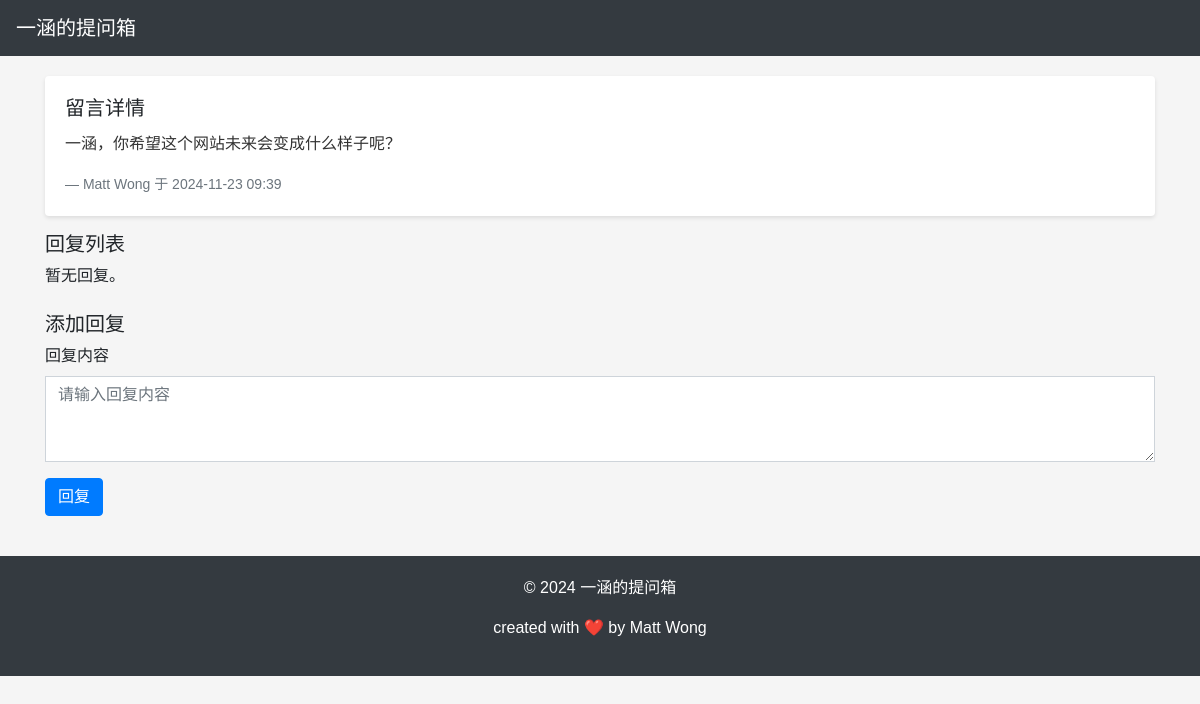
Page /message/1 on the committed database.
### app.py (models this page shows, shortened)
class Message(db.Model):
    __tablename__ = 'messages'
    id = db.Column(db.Integer, primary_key=True)
    name = db.Column(db.String(64))
    contact = db.Column(db.String(64))
    content = db.Column(db.Text, nullable=False)
    timestamp = db.Column(db.DateTime, index=True, default=datetime.utcnow)
    replies = db.relationship('Reply', backref='message', lazy='dynamic')

### app.py (the view, shortened to what this page needs)
@app.route('/message/<int:id>', methods=['GET', 'POST'])
def message_detail(id):
    message = Message.query.get_or_404(id)
    form = ReplyForm()
    replies = message.replies.order_by(Reply.timestamp.asc()).all()
    return render_template('message_detail.html', message=message, form=form, replies=replies)

### app.py
class ReplyForm(FlaskForm):
    content = TextAreaField('回复内容', validators=[DataRequired(message="回复内容不能为空")])
    submit = SubmitField('回复')

### templates/message_detail.html (shortened to what this page needs)
{% extends 'base.html' %}
{% block content %}
<div class="row">
    <div class="col-md-12">
        <div class="card mb-3">
            <div class="card-body">
                <h5 class="card-title">留言详情</h5>
                <p class="card-text message-content">{{ message.content }}</p>
                <p class="card-text">
                    <small class="text-muted">
                        — {{ message.name or '匿名' }} 于 {{ message.timestamp.strftime('%Y-%m-%d %H:%M') }}
                    </small>
                </p>
            </div>
        </div>
        <h5>回复列表</h5>
        {% if replies %}
            {% for reply in replies %}
            <div class="card mb-2">
                <div class="card-body">
                    <p class="card-text reply-content">{{ reply.content }}</p>
                    <p class="card-text">
                        <small class="text-muted">于 {{ reply.timestamp.strftime('%Y-%m-%d %H:%M') }}</small>
                    </p>
                </div>
            </div>
            {% endfor %}
        {% else %}
        <p>暂无回复。</p>
        {% endif %}
        <h5 class="mt-4">添加回复</h5>
        <form method="post">
            <div class="form-group">
                {{ form.content.label(class="form-label") }}
                {{ form.content(class="form-control", rows="3", placeholder="请输入回复内容") }}
            </div>
            {{ form.submit(class="btn btn-primary") }}
        </form>
    </div>
</div>
{% endblock %}

### static/style.css (style rules this page uses)
body { font-family: "Microsoft YaHei", sans-serif; background-color: #f5f5f5; }
.card { background-color: #ffffff; border: none; box-shadow: 0 2px 4px rgba(0, 0, 0, 0.1); }
.message-content, .reply-content { font-size: 16px; line-height: 1.5; color: #333333; white-space: pre-wrap; }
.form-control { border-radius: 0; }
.btn-primary { background-color: #007bff; border-color: #007bff; }

### rows in the picture
Message: content "一涵，你希望这个网站未来会变成什么样子呢？", name "Matt Wong", timestamp "2024-11-23 09:39"
